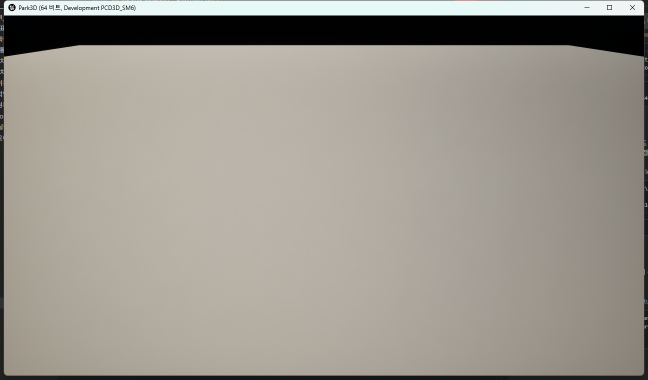
#> input picture _workspace/floor_test_capture.png, 1296 x 759 px (shown at 1/2 size)
$ python measure.py floor_test_capture.png
#> lines starting #> are read from the running program, lines starting #| are printed output that depends on the picture
"""캡처 JPG의 밝기를 측정한다.

지면/차량 영역(하단 65%)만 대상으로 평균 루마를 재고, 하늘(상단 25%)은 별도로 뺀다.
노출이 EV100=0으로 고정되어 있으므로 이 값은 조명 변경에 선형적으로 반응한다.
"""
import sys
import numpy as np
from PIL import Image

path = sys.argv[1]
img = np.asarray(Image.open(path).convert("RGB"), dtype=np.float64)
h, w, _ = img.shape
#> h = 759; w = 1296

luma = 0.2126 * img[:, :, 0] + 0.7152 * img[:, :, 1] + 0.0722 * img[:, :, 2]

ground = luma[int(h * 0.35):, :]          # 지면·차량
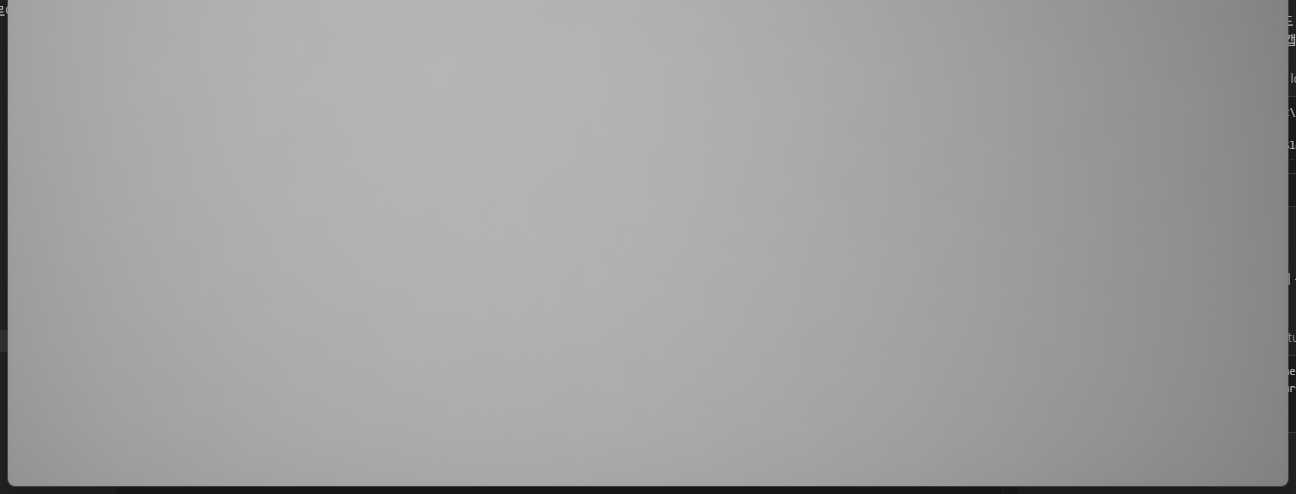
#> ground: shape (494, 1296) float64; min 20, max 182.5, mean 161.2
sky = luma[: int(h * 0.25), :]            # 하늘
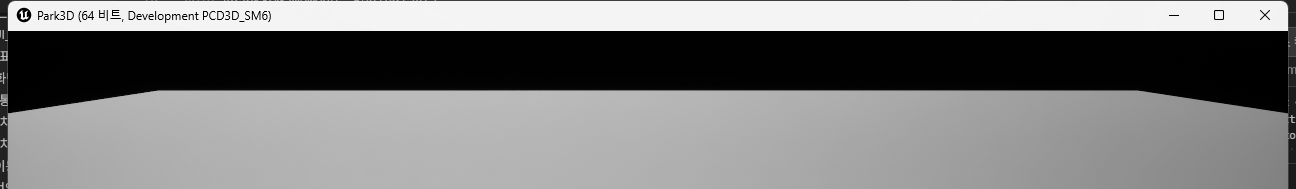
#> sky: shape (189, 1296) float64; min 0, max 255, mean 123.9

clip = float((luma >= 254).sum()) / luma.size * 100.0
#> clip = 0.00244
dark = float((ground <= 16).sum()) / ground.size * 100.0
#> dark = 0

print("%-28s %s" % ("file", path))
print("%-28s %dx%d" % ("size", w, h))
#| size                         1296x759
print("%-28s %.1f" % ("ground_mean_luma", ground.mean()))
#| ground_mean_luma             161.2
print("%-28s %.1f" % ("ground_median_luma", np.median(ground)))
#| ground_median_luma           167.6
print("%-28s %.1f" % ("ground_p95_luma", np.percentile(ground, 95)))
#| ground_p95_luma              180.3
print("%-28s %.1f" % ("sky_mean_luma", sky.mean()))
#| sky_mean_luma                123.9
print("%-28s %.2f%%" % ("clipped_px(>=254)", clip))
#| clipped_px(>=254)            0.00%
print("%-28s %.2f%%" % ("crushed_ground_px(<=16)", dark))
#| crushed_ground_px(<=16)      0.00%

$ run again, on _workspace/car_mesh_verify2.png
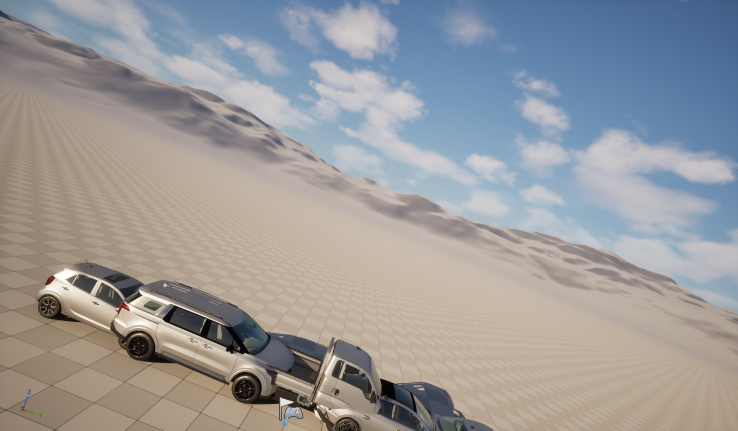
#> input picture _workspace/car_mesh_verify2.png, 1476 x 862 px (shown at 1/2 size)
#> `ground = luma[int(h * 0.35):, :]`:
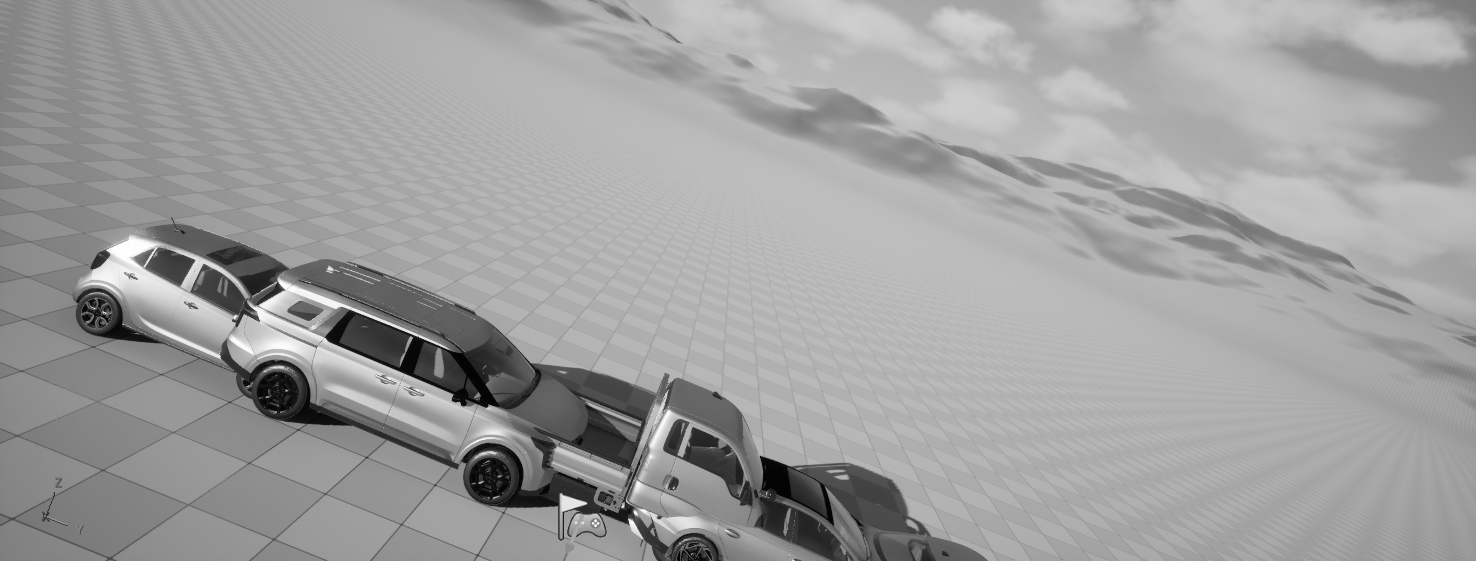
#> ground: shape (561, 1476) float64; min 3.07, max 255, mean 159.6
#> `sky = luma[: int(h * 0.25), :]`:
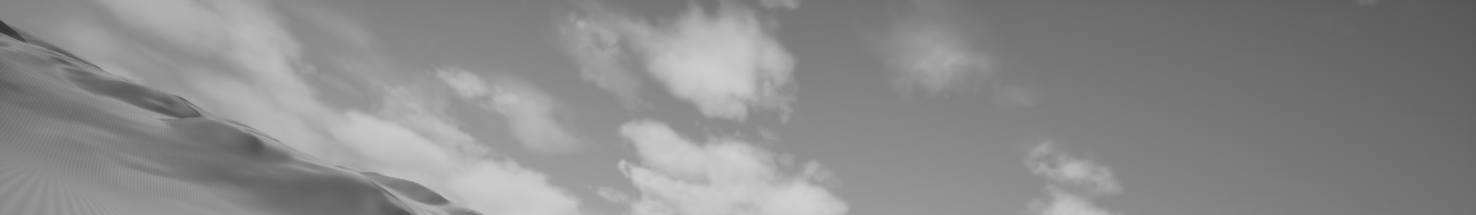
#> sky: shape (215, 1476) float64; min 52.62, max 208.9, mean 139
#> clip = 0.00613
#> dark = 0.624
#| size                         1476x862
#| ground_mean_luma             159.6
#| ground_median_luma           170.0
#| ground_p95_luma              192.5
#| sky_mean_luma                139.0
#| clipped_px(>=254)            0.01%
#| crushed_ground_px(<=16)      0.62%
